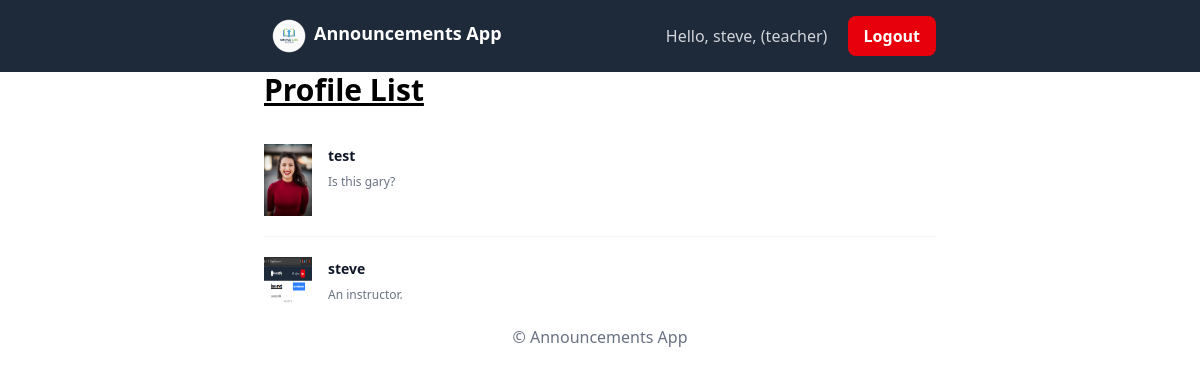
Screenshot of /profiles/ (signed in) with the database file from the repository.
### core/models.py (models this page shows, shortened)
class User(AbstractUser):
    ROLE_CHOICES = (
        ('teacher', 'Teacher'),
        ('student', 'Student'),
    )
    role = models.CharField(max_length=10, choices=ROLE_CHOICES)

### profiles/models.py (models this page shows, shortened)
class Profile(models.Model):
    user = models.OneToOneField(
        settings.AUTH_USER_MODEL,
        on_delete=models.CASCADE,
        related_name="profile"
    )
    bio = models.TextField(blank=True, null=True)
    profile_picture = models.ImageField(
        upload_to="profile_pictures/", # this line will upload to media/profile_pictures/
        blank=True,
        null=True
    )

### profiles/views.py (the view)
# urls.py: path("", profile_list, name="profile_list"),
@login_required
def profile_list(request):
    profiles = Profile.objects.all()
    return render(
        request,
        "profiles/profile_list.html",
        {"profiles": profiles},
    )

### profiles/templates/profiles/profile_list.html (shortened to what this page needs)
{% extends 'base.html' %}
{% load static %}
{% block content %}
<div class="max-w-2xl mx-auto px-4 md:px-0">
  <div class="flex justify-between items-center mb-4">
        <h1 class="text-3xl font-bold underline">
            Profile List
        </h1>
      </div>
      <ul role="list" class="divide-y divide-gray-100 dark:divide-white/5">
        {% for profile in profiles %}
        <li class="flex gap-x-4 py-5">
            <img
              src="{{ profile.profile_picture.url }}"
              alt="{{profile.user.username}}'s profile picture"
              height="48"
              width="48"
              />
            <div class="min-w-0">
              <p class="text-sm/6 font-semibold text-gray-900 dark:text-white">
                {{ profile.user.username }}
              </p>
              <p class="mt-1 truncate text-xs/5 text-gray-500 dark:text-gray-400">
                {{ profile.bio }}
              </p>
            </div>
        </li>
        {% empty %}
        <li>No profiles available.</li>
        {% endfor %}
      </ul>
    </div>
{% endblock %}

### templates/base.html (shortened to what this page needs)
{% load static %}
<!doctype html>
<html>
  <head>
    <script src="https://cdn.jsdelivr.net/npm/@tailwindcss/browser@4"></script>
    <link rel="stylesheet" href="{% static '/css/styles.css' %}" />
  </head>
  <body>
    <header>
        {% block header %}
        <nav class="bg-gray-800 p-4">
                <div class="max-w-2xl mx-auto flex justify-between items-center">
                    <a href="" class="flex text-white text-lg font-semibold">
                        <img
                            src="{% static 'logo-sm.png' %}"
                            class="px-2"
                            width="50"
                            height="50"
                        />
                        Announcements App
                    </a>
                    {% if user.is_authenticated %}
                    <div>
                        <form method="post" action="{% url 'logout' %}">
                            <span class="text-gray-300 mr-4">
                                Hello, {{user.username}}, ({{user.role}})
                            </span>
                            <button type="submit" class="px-4 py-2 bg-red-600 text-white font-semibold rounded-lg hover:bg-red-700 focus:outline-none focus:ring-2 focus:ring-red-500 focus:ring-offset-2">
                                Logout
                            </button>
                        </form>
                    </div>
                    {% endif %}
                </div>
        </nav>
        {% endblock %}
    </header>
    <main>
        {% block content %}{% endblock %}
    </main>
    <footer>
        {% block footer %}
            <p class="text-center text-gray-500">
                &copy; Announcements App
            </p>
        {% endblock %}
    </footer>
  </body>
</html>

### rows the page displays
User: username "steve", role "teacher"
Profile: profile_picture (picture), user.username "test", bio "Is this gary?"
Profile: profile_picture (picture), user.username "steve", bio "An instructor."
